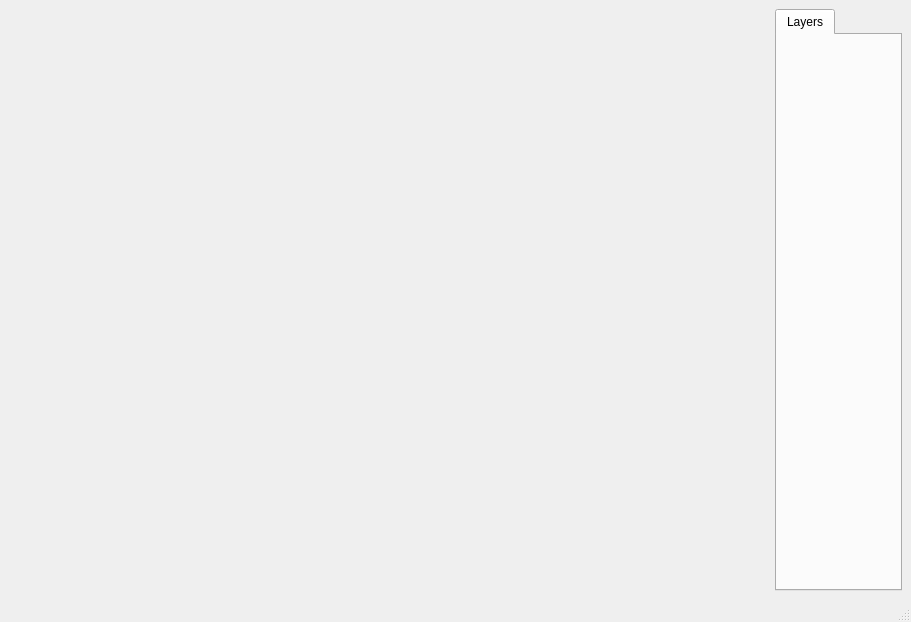
<?xml version="1.0" encoding="UTF-8"?>
<ui version="4.0">
 <author>Alex Carimán</author>
 <class>main</class>
 <widget class="QMainWindow" name="main">
  <property name="geometry">
   <rect>
    <x>0</x>
    <y>0</y>
    <width>911</width>
    <height>622</height>
   </rect>
  </property>
  <property name="windowTitle">
   <string>Data visualizer</string>
  </property>
  <widget class="QWidget" name="central">
   <layout class="QGridLayout" name="gridLayout">
    <item row="0" column="0">
     <widget class="QVTKRenderWindowInteractor" name="canvas" native="true"/>
    </item>
    <item row="0" column="1">
     <widget class="QTabWidget" name="tabs">
      <property name="sizePolicy">
       <sizepolicy hsizetype="Fixed" vsizetype="Preferred">
        <horstretch>0</horstretch>
        <verstretch>0</verstretch>
       </sizepolicy>
      </property>
      <property name="currentIndex">
       <number>0</number>
      </property>
      <widget class="QWidget" name="tab_layers">
       <attribute name="title">
        <string>Layers</string>
       </attribute>
      </widget>
     </widget>
    </item>
   </layout>
  </widget>
  <widget class="QMenuBar" name="menu_bar">
   <property name="geometry">
    <rect>
     <x>0</x>
     <y>0</y>
     <width>911</width>
     <height>22</height>
    </rect>
   </property>
  </widget>
  <widget class="QStatusBar" name="status_bar"/>
 </widget>
 <customwidgets>
  <customwidget>
   <class>QVTKRenderWindowInteractor</class>
   <extends>QWidget</extends>
   <header>vtkmodules.qt.QVTKRenderWindowInteractor.h</header>
   <container>1</container>
  </customwidget>
 </customwidgets>
 <resources/>
 <connections/>
</ui>
